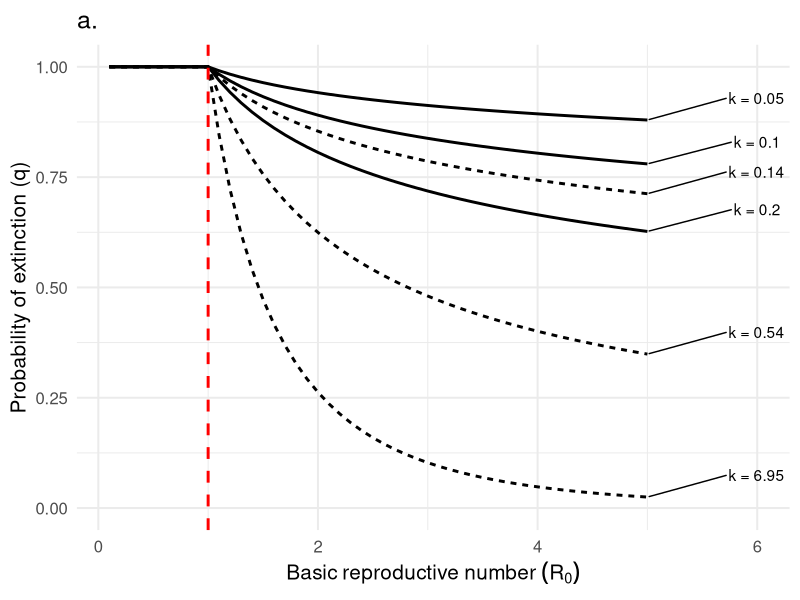
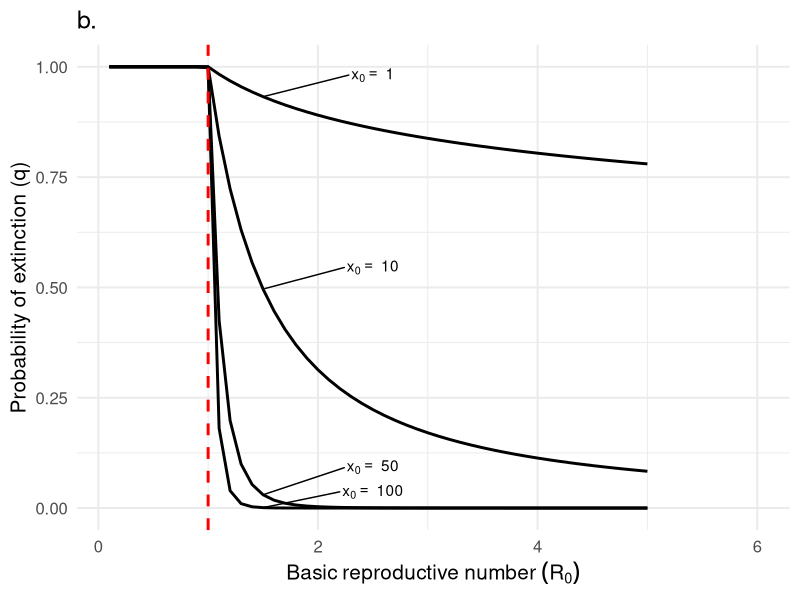
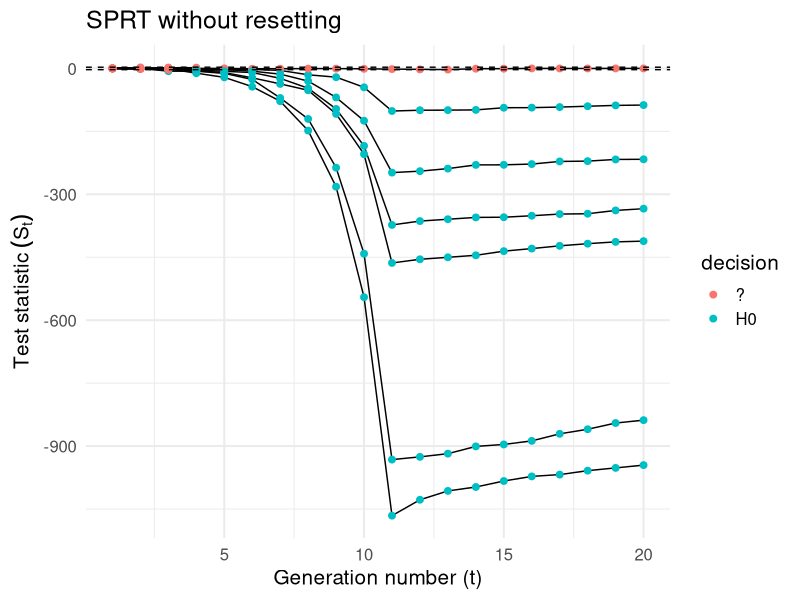
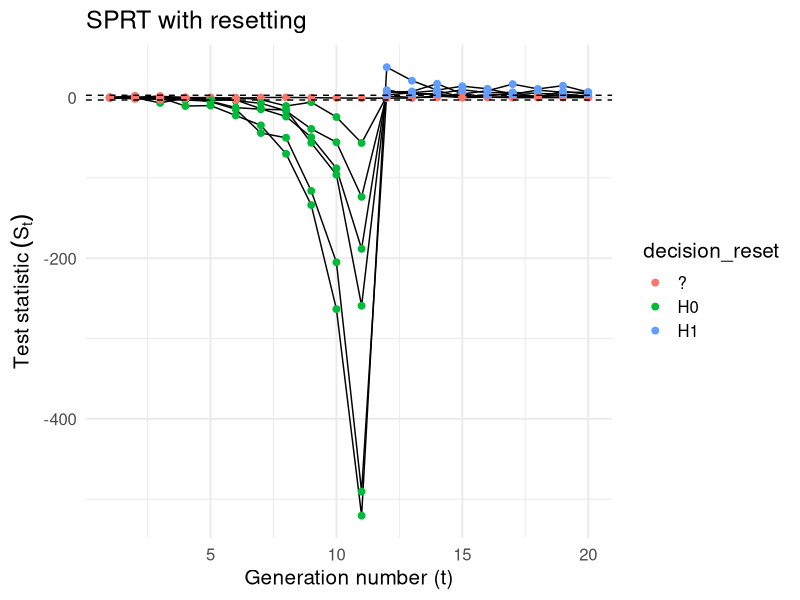
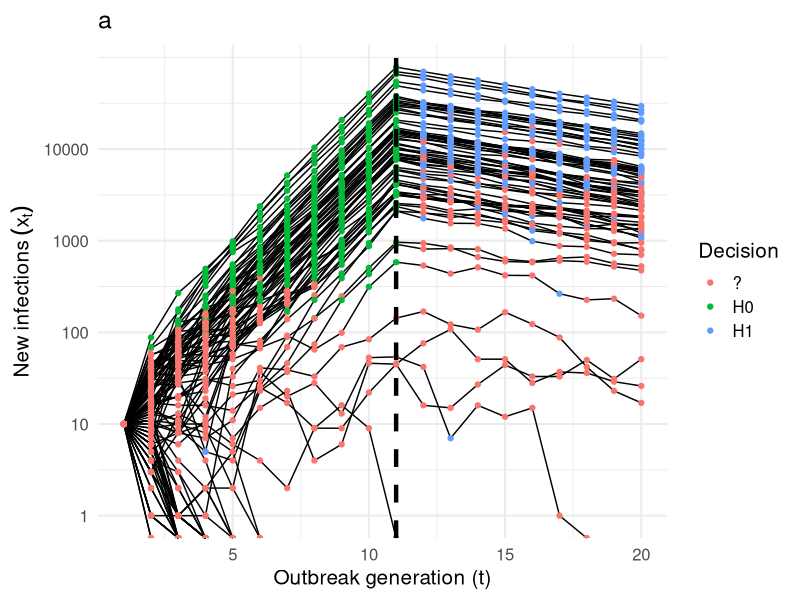
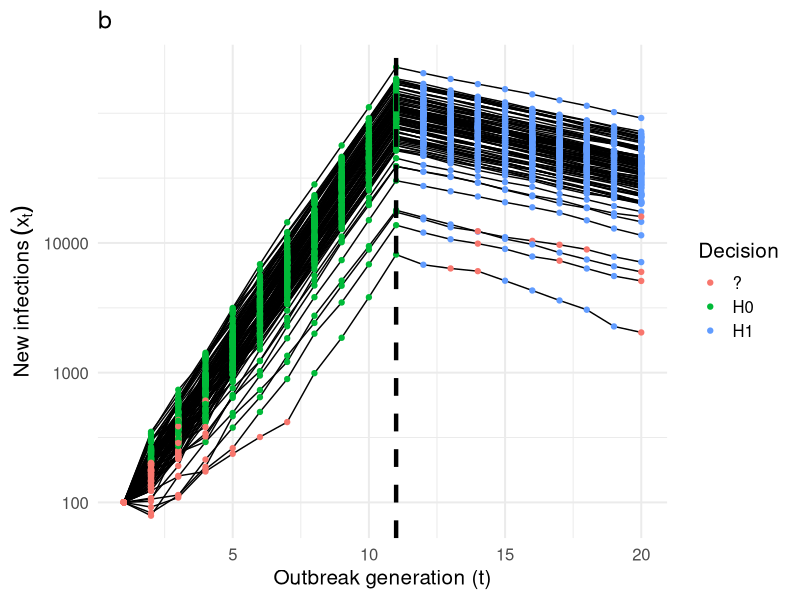
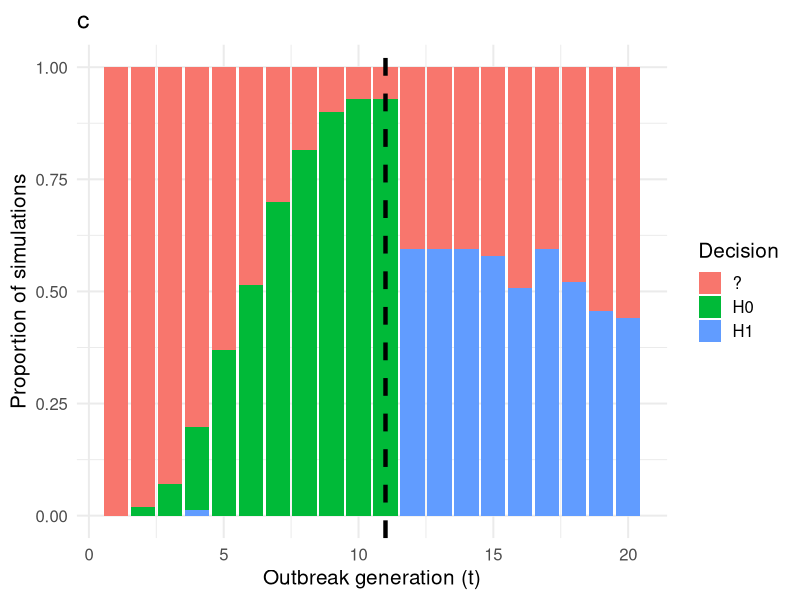
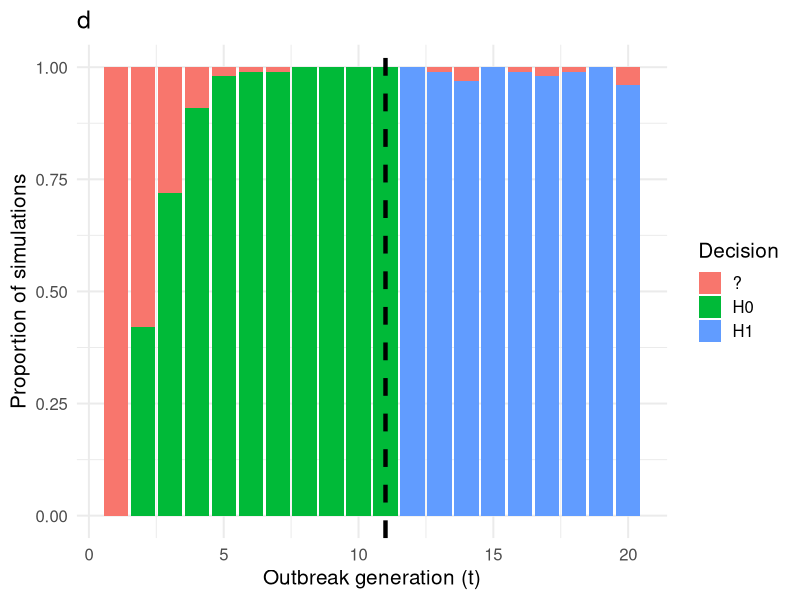

Write the R code that produced these figures, in order.
## ---- chunk 1
knitr::opts_chunk$set(echo = FALSE)
suppressMessages(library(tidyverse))

# branching process model
episim <- function (t, i_0, r0, disp, cont, nsim) {
  
  # init list to store each simulation
  out_list <- vector("list", nsim)
  
  for (k in seq_along(out_list)) {
    # initialize data frame
    out <- tibble("time" = t
                  , "R0_true" = r0
                  , "disp_true" = disp
                  , "control" = cont
                  , "infected" = NA
                  , "simulation" = k)
    out[1, "infected"] <- i_0
    
    # branching process simulations
    for (i in 2:length(t)) {
      out[i, "infected"] <- sum(rnbinom(n = unlist(out[i-1, "infected"]), # number infected in previous time step
                                        mu = (1 - unlist(out[i-1, "control"]))  * unlist(out[i-1, "R0_true"]), # (controlled) R
                                        size = unlist(out[i-1, "disp_true"]))) # dispersion
      if(out[i, "infected"] == 0) break
    }
    # save in out_list
    out_list[[k]] <- out %>% filter(!is.na(infected))
  }
  return(bind_rows(out_list))
}

# if it is true that for X_i ~ NB(mu, k) iid that sum(X_i) ~ NB(sum(mu), sum(k)) then the P( x_{t+1} | x_t, theta ) is 
# dnbinom(x = x1, mu = x0 * r0, size = x0 * disp) because the X_i are iid

objfn <- function(r, x1, x0, dispersion) {
  # likelihood( x1 | x0, r, dispersion )
  dnbinom(x = x1, mu = x0*r, size = x0*dispersion)
}


#  find restricted MLE under h_0 or h_1
likelihood <- function (x_prev, x_now, disp, interval = c(), guess = 1.5) {
  opt <- optim(par = guess, fn = objfn, control = list(fnscale = -1), 
      method = "Brent", lower = interval[1], upper = interval[2],
      x0 = x_prev, x1 = x_now, dispersion = disp)
  return(opt$value)
}

# sequential test functions
calc_sr <- function(data, accept_reg = c(1 + 10^-6, 2.5), reject_reg = c(0, 1)) {
  
  # initialize empty columns for likelihood calculations
  data$lik0 <- NA
  data$lik1 <- NA
  
  # parameter space
  theta0 <- accept_reg
  theta1 <- reject_reg
  
  # use midpoint of interval as init guess for optim (Brent's method)
  guess0 <- accept_reg[1] + (accept_reg[2] - accept_reg[1]) / 2 
  guess1 <- reject_reg[1] + (reject_reg[2] - reject_reg[1]) / 2 
  
  sim_number <- 1
  for (i in 2:nrow(data)) {
    
    if (data[i, "simulation"] == sim_number + 1) {
      # skip calculation of likelihood for the first observation in each simluation
      sim_number <- sim_number + 1
      next
    }
    
    # observed states and known pars
    x0 <- unlist(data[i-1, "infected"])
    x1 <- unlist(data[i, "infected"])
    disp <- unlist(data[i-1, "disp_true"])
    
    # likelihood calculation
    data[i,"lik0"] <- likelihood(x_prev = x0, x_now = x1, disp = disp,  # p(x_now | x_prev, disp, theta \in Theta_0)
                                   interval = theta0, guess = guess0)
    data[i,"lik1"] <- likelihood(x_prev = x0, x_now = x1, disp = disp,  # p(x_now | x_prev, disp, theta \in Theta_1)
                                   interval = theta1, guess = guess1)
  }
  
  return(data)
}

calc_reset_sr <- function(data) {
  
  # init vectors to hold reset sprt (cumulative sr) and decision
  sprt_reset <- vector("numeric", length = nrow(data))
  decision_reset <- vector("character", length = nrow(data))
  
  # init data
  sr <- data$sr
  a <- unique(data$a)
  b <- unique(data$b)
  
  # both models are equally likely for first observation
  sprt_reset[1] <- 0
  decision_reset[1] <- "?"
  
  sim_number <- 1
  for (i in 2:nrow(data)) {
    
    if (data[i, "simulation"] == sim_number + 1) {
      # skip calculation of resetting sprt for the first observation in each simluation
      sim_number <- sim_number + 1
      sprt_reset[i] <- 0
      decision_reset[i] <- "?"
      next
    }
    
    # if no decision has been made, update SPRT
    # otherwise, reset the SPRT
    ifelse(decision_reset[i] == "?",
           sprt_reset[i] <- sprt_reset[i-1] + sr[i],
           sprt_reset[i] <- sr[i])
    
    # if SPRT has crossed bounds, make decision
    # otherwise continue sampling
    ifelse(sprt_reset[i] < b
           ,{decision_reset[i] <- "H0"}#; sprt_reset[i+1] <- sr[i+1]; next}
           ,ifelse(sprt_reset[i] > a
                   ,{decision_reset[i] <- "H1"}#; sprt_reset[i+1] <- sr[i+1]; next}
                   ,{decision_reset[i] <- "?"})
    )
  }
  
  # attach reset sprt calculations and decisions to df
  data$sprt_reset <- sprt_reset
  data$decision_reset <- decision_reset
  
  return(data)
}

my_theme <- function(...) theme_minimal(base_size = 15) 
## ---- chunk 2
# set params and init conds
t <- 1:20
r0 <- c(rep(2, 10), rep(0.9, 10)) # lockdown starts at t = 11
disp <- 0.10 # median of posterior estimate of k for SARS-CoV-2 (Endo et al. 2020)
i_0 <- 100
cont <- 0
n <- 100
## ---- chunk 3
# per supplement of lloyd-smith et al. 2005:
# The probability that the population is extinct by the nth generation is denoted q and the pgf is denoted g(s).
# Then q = g_n(q)  as n -> inf and q is bounded [0,1]
# where g(s) = (1 + (r0/k) * (1 - s*))^(-k), for the NB model
# and g_0(s) = s, g_1(s) = g(s), ..., g_n+1(s) = g(g_n(s))

# probability generating function for NB
gfun <- function (s, r0, k) { # g(s; r0, k) 
  return((1 + (r0/k) * (1 - s))^(-k))
}

# estimates of k for SARS-CoV-2 
k_vec <- c(0.54, 0.14, 6.95, # median and 90 % highest density interval from Riou and Althaus (2020) Euro Surveill
           0.1, 0.05, 0.2)   # endo et al. 2020 wellcome open research
r0_vec <- seq(0.1, 5, by = 0.1)
q_list <- vector("list", length(k_vec)*length(r0_vec))
niteration <- 10^4

# calculate g_n(0) as n -> niteration. This is the probality of extinction when there is initially 1 infected
x <- 1
for (i in seq_along(k_vec)) {
  # init vector to store values of q
  for (j in seq_along(r0_vec)) {
    q <- vector("numeric", length = niteration + 1)
    q[1] <- 0 # g_0(0)
    # calculate g_1(0), ..., g_n(0)
    for (k in 1:(niteration + 1)) {
      q[k + 1] <- gfun(q[k], r0_vec[j], k_vec[i])  
    }
  # create df and store in q_list
  q_list[[x]] <- tibble(n = 0:(niteration + 1),
                        pext = q,
                        k = k_vec[i],
                        r0 = r0_vec[j])
  x <- x + 1
  }
}

## ---- chunk 4
# probability of extinction
extinction_df <- 
  q_list %>% bind_rows() %>%
group_by(k, r0) %>%
summarize(p_extinction = max(pext)) %>%
mutate(estimate = case_when(k == 0.1 | k == 0.54 ~ "a.median",
                            k == 0.05 | k == 0.14 | k == 6.95 | k == 0.2 ~ "b.interval"),
       source = case_when(k == 0.05 | k == 0.1 | k == 0.2 ~ "Endo et al. (2020)",
                          k == 0.14 | k == 0.54 | k == 6.95 ~ "Riou & Althaus (2020)"))

# pal <- c("#440154FF", "#55C667FF") # set manual color palette
extinction_df %>%
  mutate(label = if_else(r0 == max(r0), paste0("k = ",k), NA_character_)) %>%
  ggplot(aes(x = r0, y = p_extinction, group = k, linetype = source)) +#, col = source, linetype = estimate)) +
  geom_line(size = 1) + 
  #viridis::scale_color_viridis(discrete = T) +
  #scale_color_manual(values = pal) +
  geom_vline(aes(xintercept = 1), linetype = "dashed", size = 1, col = "red") +
  ylim(0,1) +
  my_theme() + theme(legend.position = "none") +
  labs(title = "a.",
       x = expression(Basic ~ reproductive ~ number ~ (R[0])) ,
       y = "Probability of extinction (q)",
       col = "dispersion (k)") +
  ggrepel::geom_text_repel(aes(label = label), nudge_y = 0.05, nudge_x = 1, na.rm = TRUE)


extinction_df %>%
  #filter(source == "Endo et al. (2020)") %>%
  filter(k == 0.1) %>%
  expand_grid(z0 = c(1, 10, 50, 100)) %>%
  mutate(p_extinction = p_extinction^z0) %>%
  mutate(label = if_else(near(r0, 1.5), paste("x[0] == ~" ,z0), NA_character_)) %>%
  ggplot(aes(x = r0, y = p_extinction, group = z0)) +#, col = source, linetype = estimate)) +
  geom_line(size = 1) +
  geom_vline(aes(xintercept = 1), linetype = "dashed", size = 1, col = "red") +
  ylim(0,1) +
  my_theme() + theme(legend.position = "none") +
  labs(title = "b.",
       x = expression(Basic ~ reproductive ~ number ~ (R[0])) ,
       y = "Probability of extinction (q)",
       col = "dispersion (k)") +
  ggrepel::geom_text_repel(aes(label = label), nudge_y = 0.05, nudge_x = 1, na.rm = TRUE, parse = TRUE)


## ---- chunk 5


#likelihood(x_prev = 10, x_now = 20, disp = 0.16, interval = c(1, 2.5))

## ---- chunk 6
set.seed(123)
df_break_high <- episim(t = t, i_0 = 100, r0 = r0, disp = disp, cont = cont, nsim = 100)
df_break_low <- episim(t = t, i_0 = 10, r0 = r0, disp = disp, cont = cont, nsim = 100)

df_break_high <- calc_sr(df_break_high)
df_break_low <- calc_sr(df_break_low) 

break_high_sprt <- df_break_high %>%
  group_by(simulation) %>%
  mutate(sr = log(lik1/lik0) ,
         sr = ifelse(is.na(sr), 0, sr),
         sprt = cumsum(sr),
         a = log( (1 - 0.05)/ 0.05),
         b = log(0.05/(1 - 0.05)),
         decision = case_when(sprt <= a & sprt >= b ~"?",
                              sprt > a ~ "H1",
                              sprt < b ~ "H0"))

break_low_sprt <- df_break_low %>%
  group_by(simulation) %>%
  mutate(sr = log(lik1/lik0) ,
         sr = ifelse(is.na(sr), 0, sr),
         sprt = cumsum(sr),
         a = log( (1 - 0.05)/ 0.05),
         b = log(0.05/(1 - 0.05)),
         decision = case_when(sprt <= a & sprt >= b ~"?",
                              sprt > a ~ "H1",
                              sprt < b ~ "H0"))

break_high_sprt <- calc_reset_sr(break_high_sprt)
break_low_sprt <- calc_reset_sr(break_low_sprt)
# test_sprt
## ---- chunk 7
break_low_sprt %>%
  filter(simulation %in% 1:10) %>%
  ggplot() +
  geom_line(aes(x = time, y = sprt, group = simulation)) +
  geom_point(aes(x = time, y = sprt, group = simulation, col = decision), size = 2) +
  geom_hline(aes(yintercept = a), linetype = "dashed") +
  geom_hline(aes(yintercept = b), linetype = "dashed") +
  labs(title = "SPRT without resetting",
       # caption = "Previous confirmation of H0 overwhelms new information that is consistent with H1",
       y = expression(Test ~ statistic ~ (S[t])),
       x = "Generation number (t)") +
  my_theme()

break_low_sprt %>%
  filter(simulation %in% 1:10) %>%
  ggplot() +
  geom_line(aes(x = time, y = sprt_reset, group = simulation)) +
  geom_point(aes(x = time, y = sprt_reset, group = simulation, col = decision_reset), size = 2) +
  geom_hline(aes(yintercept = a), linetype = "dashed") +
  geom_hline(aes(yintercept = b), linetype = "dashed") +
  labs(title = "SPRT with resetting",       
       y = expression(Test ~ statistic ~ (S[t])),
       x = "Generation number (t)") +
  my_theme()
## ---- chunk 8
break_low_sprt %>%
  ggplot() +
  geom_line(aes(x = time, y = infected, group = simulation)) +
  geom_point(aes(x = time, y = infected, group = simulation, col = decision_reset)) +
  geom_vline(aes(xintercept = 11), linetype = "dashed", size = 1.5) +
  scale_y_log10(breaks = c(1, 10, 100, 1000, 10000)) +
  labs(title = "a",#title = "Outbreak sizes and decisions",
       y = expression(New~infections~(x[t])),
       x = "Outbreak generation (t)",
       col = "Decision") + 
  my_theme()

break_high_sprt %>%
  ggplot() +
  geom_line(aes(x = time, y = infected, group = simulation)) +
  geom_point(aes(x = time, y = infected, group = simulation, col = decision_reset)) +
  geom_vline(aes(xintercept = 11), linetype = "dashed", size = 1.5) +
  scale_y_log10(breaks = c(1, 10, 100, 1000, 10000)) +
  labs(title = "b",#title = "Outbreak sizes and decisions",
       y = expression(New~infections~(x[t])),
       x = "Outbreak generation (t)",
       col = "Decision") + 
  my_theme()
  
# threshold <- 5000
# break_low_sprt %>%
#   group_by(simulation) %>%
#   filter(max(infected) >= threshold) %>%
#   ggplot() +
#   geom_line(aes(x = time, y = infected, group = simulation)) +
#   geom_point(aes(x = time, y = infected, group = simulation, col = decision_reset)) +
#   scale_y_log10(breaks = c(1, 10, 100, 1000, 10000)) +
#   labs(title = "Outbreak sizes and decisions",
#        x = "outbreak generation (t)",
#        col = "decision") + 
#   my_theme()


## ---- chunk 9
break_low_sprt %>%
  group_by(time) %>%
  count(decision_reset) %>%
  complete(nesting(decision_reset = c("?", "H0", "H1")), fill = list(n = 0)) %>%
  ggplot() +
  geom_bar(aes(x = time, y = n, fill = decision_reset), stat = "identity", position = "fill") +
  geom_vline(aes(xintercept = 11), linetype = "dashed", size = 1.5) +
  labs(title = "c",#title = "Conclusions of of reset SPRT over time",
       #subtitle = "H0 is true from t = 1:10; H1 is true from t =11:20",
       y = "Proportion of simulations",
       x = "Outbreak generation (t)",
       fill = "Decision") +
  my_theme()

break_high_sprt %>%
  group_by(time) %>%
  count(decision_reset) %>%
  complete(nesting(decision_reset = c("?", "H0", "H1")), fill = list(n = 0)) %>%
  ggplot() +
  geom_bar(aes(x = time, y = n, fill = decision_reset), stat = "identity", position = "fill") +
  geom_vline(aes(xintercept = 11), linetype = "dashed", size = 1.5) +
  labs(title = "d",#title = "Conclusions of of reset SPRT over time",
       #subtitle = "H0 is true from t = 1:10; H1 is true from t =11:20",
       y = "Proportion of simulations",
       x = "Outbreak generation (t)",
       fill = "Decision") +
  my_theme()

# break_low_sprt %>%
#   group_by(simulation) %>%
#   mutate(bigenough = ifelse(max(infected) >= threshold , TRUE, FALSE)) %>%
#   ungroup() %>%
#   filter(bigenough == TRUE) %>% #View()
#   group_by(time, bigenough) %>%
#   count(decision_reset) %>% 
#   complete(nesting(decision_reset = c("?", "H0", "H1")), fill = list(n = 0)) %>% #View()
#   ggplot() +
#   geom_bar(aes(x = time, y = n, fill = decision_reset), stat = "identity", position = "fill") +
#   labs(title = "Conclusions of of reset SPRT over time",
#        subtitle = "H0 is true from t = 1:10; H1 is true from t =11:20",
#        caption = "Subset of simulations where max(Xi >= 5000)",
#        y = "proportion of simulations",
#        x = "outbreak generation (t)",
#        fill = "decision") +
#   my_theme()

## ---- chunk 10
r_linear <- seq(2, 0.1, by = -0.1)
thresh_R <- 0.7
rejection <- c(0, thresh_R)
acceptance <- c(thresh_R + 10^-6, 2.5)

set.seed(123)
df_lin_high <- episim(t = t, i_0 = 10^2, r0 = r_linear, disp = disp, cont = cont, nsim = 100)
df_lin_low <- episim(t = t, i_0 = 10^1, r0 = r_linear, disp = disp, cont = cont, nsim = 100)
## ---- chunk 11
lin_high_sprt <- calc_sr(df_lin_high, accept_reg = acceptance, reject_reg = rejection)
lin_low_sprt <- calc_sr(df_lin_low, accept_reg = acceptance, reject_reg = rejection)

lin_high_sprt <- lin_high_sprt %>%
  group_by(simulation) %>%
  mutate(sr = log(lik1/lik0) ,
         sr = ifelse(is.na(sr), 0, sr),
         sprt = cumsum(sr),
         a = log( (1 - 0.05)/ 0.05),
         b = log(0.05/(1 - 0.05)),
         decision = case_when(sprt <= a & sprt >= b ~"?",
                              sprt > a ~ "H1",
                              sprt < b ~ "H0"))

lin_low_sprt <- lin_low_sprt %>%
  group_by(simulation) %>%
  mutate(sr = log(lik1/lik0) ,
         sr = ifelse(is.na(sr), 0, sr),
         sprt = cumsum(sr),
         a = log( (1 - 0.05)/ 0.05),
         b = log(0.05/(1 - 0.05)),
         decision = case_when(sprt <= a & sprt >= b ~"?",
                              sprt > a ~ "H1",
                              sprt < b ~ "H0"))

lin_high_sprt <- calc_reset_sr(lin_high_sprt)
lin_low_sprt <- calc_reset_sr(lin_low_sprt)


## ---- chunk 12
lin_low_sprt %>%
  ggplot() +
  geom_line(aes(x = time, y = infected, group = simulation)) +
  geom_point(aes(x = time, y = infected, group = simulation, col = decision_reset)) +
  geom_vline(aes(xintercept = which(r_linear == 0.7)), linetype = "dashed", size = 1.5) +
  geom_vline(aes(xintercept = which(r_linear == 1)), size = 1.5) +
  scale_y_log10() +
  viridis::scale_color_viridis(discrete = TRUE) +
  labs(title = "a",#title = "Outbreak sizes and decisions",
       y = expression(New~infections~(x[t])),
       x = "Outbreak generation (t)",
       col = "Decision") + 
  my_theme()

lin_high_sprt %>%
  ggplot() +
  geom_line(aes(x = time, y = infected, group = simulation)) +
  geom_vline(aes(xintercept = which(r_linear == 0.7)), linetype = "dashed", size = 1.5) +
  geom_vline(aes(xintercept = which(r_linear == 1)), size = 1.5) +
  scale_y_log10() +
  labs(title = "b",#title = "Outbreak sizes and decisions",
       y = expression(New~infections~(x[t])),
       x = "Outbreak generation (t)",
       col = "Decision") + 
  my_theme()
## ---- chunk 13
lin_low_sprt %>%
  group_by(time) %>%
  count(decision_reset) %>%
  complete(nesting(decision_reset = c("?", "H0", "H1")), fill = list(n = 0)) %>%
  ggplot() +
  geom_bar(aes(x = time, y = n, fill = decision_reset), stat = "identity", position = "fill", width = 1) +
  geom_vline(aes(xintercept = which(r_linear == 0.7)), linetype = "dashed", size = 1.5) +
  geom_vline(aes(xintercept = which(r_linear == 1)), size = 1.5) +
  viridis::scale_fill_viridis(discrete = TRUE, alpha = 0.7) +
  labs(title = "c",#title = "Conclusions of of reset SPRT over time",
       #subtitle = "H0 is true from t = 1:10; H1 is true from t =11:20",
       y = "Proportion of simulations",
       x = "Outbreak generation (t)",
       fill = "Decision") +
  my_theme()

lin_high_sprt %>%
  group_by(time) %>%
  count(decision_reset) %>%
  complete(nesting(decision_reset = c("?", "H0", "H1")), fill = list(n = 0)) %>%
  ggplot() +
  geom_bar(aes(x = time, y = n, fill = decision_reset), stat = "identity", position = "fill", width = 1) +
  geom_vline(aes(xintercept = which(r_linear == 0.7)), linetype = "dashed", size = 1.5) +
  geom_vline(aes(xintercept = which(r_linear == 1)), size = 1.5)  +
  labs(title = "d",#title = "Conclusions of of reset SPRT over time",
       #subtitle = "H0 is true from t = 1:10; H1 is true from t =11:20",
       y = "Proportion of simulations",
       x = "Outbreak generation (t)",
       fill = "Decision") +
  my_theme()  
## ---- chunk 14
# see methods section of Merl et al. (2009) https://journals.plos.org/plosone/article?id=10.1371/journal.pone.0005807

t <- 1:50 # days
N <- 10^2  # pop size
i0 <- 1 # init infected
s0 <- N - i0 # init susc

r0 <- 2
gamma <- 1/5
beta <- r0 * gamma
k <- 0.1

out <- matrix(NA, nrow = length(t), ncol = 4)
out[,1] <- t
out[1,2] <- s0
out[1,3] <- i0
out[1, 4] <- 0 # no recovered


i <- 1
while(i < tail(t,1) & out[i,3] > 0) {
  # calculate probability of a susceptible (resp. infected) becomeing infected (resp. recovering)
  prob_inf <- (1 - (k / (k + beta * out[i,3])) ^ k)
  prob_rec <- (1 - exp(-gamma))
  # draw number of infected and recovered
  infected <- rbinom(1, size = out[i,2], prob = prob_inf )
  recovered <- rbinom(1, size = out[i,3], prob = prob_rec)
  # update data
  out[i + 1, 2] <- out[i, 2] - infected
  out[i + 1, 3] <- out[i, 3] + infected - recovered
  out[i + 1, 4] <- out[i, 4] + recovered
  
  i <- i + 1
}



out <- as_tibble(out)
names(out) <- c("time", "s", "i", "r")
out <- 
  out %>%  pivot_longer(cols = 2:4,
                      names_to = "class",
                      values_to = "number")

ggplot(out, aes(x = time, y = number, col = class)) +
  geom_line()

